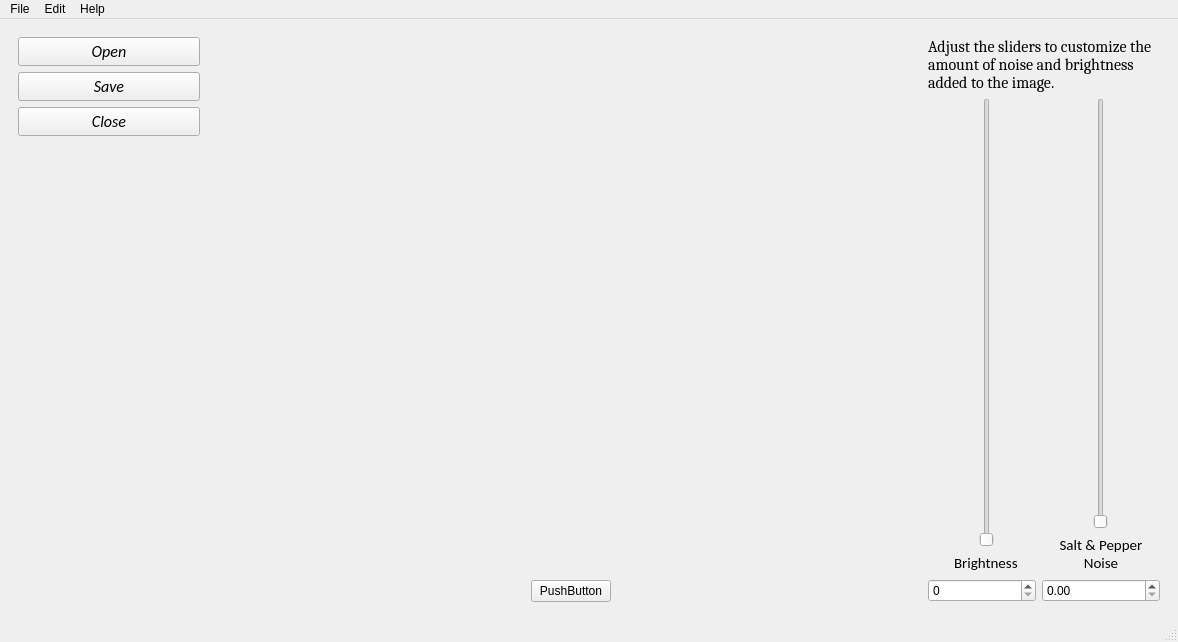
<?xml version="1.0" encoding="UTF-8"?>
<ui version="4.0">
 <class>MainWindow</class>
 <widget class="QMainWindow" name="MainWindow">
  <property name="geometry">
   <rect>
    <x>0</x>
    <y>0</y>
    <width>1178</width>
    <height>642</height>
   </rect>
  </property>
  <property name="sizePolicy">
   <sizepolicy hsizetype="Preferred" vsizetype="Minimum">
    <horstretch>0</horstretch>
    <verstretch>0</verstretch>
   </sizepolicy>
  </property>
  <property name="minimumSize">
   <size>
    <width>536</width>
    <height>374</height>
   </size>
  </property>
  <property name="windowTitle">
   <string>MainWindow</string>
  </property>
  <widget class="QWidget" name="centralwidget">
   <layout class="QHBoxLayout" name="horizontalLayout">
    <item>
     <widget class="QWidget" name="widget" native="true">
      <property name="sizePolicy">
       <sizepolicy hsizetype="Preferred" vsizetype="Minimum">
        <horstretch>0</horstretch>
        <verstretch>0</verstretch>
       </sizepolicy>
      </property>
      <property name="minimumSize">
       <size>
        <width>200</width>
        <height>0</height>
       </size>
      </property>
      <property name="maximumSize">
       <size>
        <width>200</width>
        <height>16777215</height>
       </size>
      </property>
      <layout class="QVBoxLayout" name="verticalLayout">
       <item>
        <widget class="QPushButton" name="pushButton">
         <property name="sizePolicy">
          <sizepolicy hsizetype="Minimum" vsizetype="Preferred">
           <horstretch>0</horstretch>
           <verstretch>0</verstretch>
          </sizepolicy>
         </property>
         <property name="font">
          <font>
           <family>Calibri</family>
           <pointsize>12</pointsize>
           <italic>true</italic>
          </font>
         </property>
         <property name="text">
          <string>Open</string>
         </property>
        </widget>
       </item>
       <item>
        <widget class="QPushButton" name="pushButton_2">
         <property name="sizePolicy">
          <sizepolicy hsizetype="Minimum" vsizetype="Preferred">
           <horstretch>0</horstretch>
           <verstretch>0</verstretch>
          </sizepolicy>
         </property>
         <property name="font">
          <font>
           <family>Calibri</family>
           <pointsize>12</pointsize>
           <italic>true</italic>
          </font>
         </property>
         <property name="text">
          <string>Save</string>
         </property>
        </widget>
       </item>
       <item>
        <widget class="QPushButton" name="pushButton_3">
         <property name="sizePolicy">
          <sizepolicy hsizetype="Minimum" vsizetype="Preferred">
           <horstretch>0</horstretch>
           <verstretch>0</verstretch>
          </sizepolicy>
         </property>
         <property name="font">
          <font>
           <family>Calibri</family>
           <pointsize>12</pointsize>
           <italic>true</italic>
          </font>
         </property>
         <property name="text">
          <string>Close</string>
         </property>
        </widget>
       </item>
       <item>
        <spacer name="verticalSpacer">
         <property name="orientation">
          <enum>Qt::Vertical</enum>
         </property>
         <property name="sizeHint" stdset="0">
          <size>
           <width>20</width>
           <height>176</height>
          </size>
         </property>
        </spacer>
       </item>
      </layout>
     </widget>
    </item>
    <item>
     <widget class="QWidget" name="widget_2" native="true">
      <layout class="QGridLayout" name="gridLayout">
       <item row="0" column="0">
        <spacer name="horizontalSpacer_8">
         <property name="orientation">
          <enum>Qt::Horizontal</enum>
         </property>
         <property name="sizeHint" stdset="0">
          <size>
           <width>13</width>
           <height>20</height>
          </size>
         </property>
        </spacer>
       </item>
       <item row="0" column="1" rowspan="2">
        <widget class="QLabel" name="label">
         <property name="text">
          <string/>
         </property>
         <property name="pixmap">
          <pixmap>../../eye_chart.png</pixmap>
         </property>
         <property name="scaledContents">
          <bool>false</bool>
         </property>
         <property name="alignment">
          <set>Qt::AlignCenter</set>
         </property>
        </widget>
       </item>
       <item row="0" column="2">
        <spacer name="verticalSpacer_2">
         <property name="orientation">
          <enum>Qt::Vertical</enum>
         </property>
         <property name="sizeHint" stdset="0">
          <size>
           <width>20</width>
           <height>534</height>
          </size>
         </property>
        </spacer>
       </item>
       <item row="1" column="2">
        <widget class="QPushButton" name="pushButton_4">
         <property name="text">
          <string>PushButton</string>
         </property>
        </widget>
       </item>
       <item row="1" column="3">
        <spacer name="horizontalSpacer_7">
         <property name="orientation">
          <enum>Qt::Horizontal</enum>
         </property>
         <property name="sizeHint" stdset="0">
          <size>
           <width>1</width>
           <height>20</height>
          </size>
         </property>
        </spacer>
       </item>
      </layout>
     </widget>
    </item>
    <item>
     <widget class="QWidget" name="widget_3" native="true">
      <property name="minimumSize">
       <size>
        <width>250</width>
        <height>0</height>
       </size>
      </property>
      <property name="maximumSize">
       <size>
        <width>250</width>
        <height>16777215</height>
       </size>
      </property>
      <layout class="QGridLayout" name="gridLayout_4">
       <item row="0" column="0">
        <widget class="QLabel" name="label_4">
         <property name="font">
          <font>
           <family>Cambria</family>
           <pointsize>12</pointsize>
          </font>
         </property>
         <property name="text">
          <string>Adjust the sliders to customize the amount of noise and brightness added to the image. </string>
         </property>
         <property name="wordWrap">
          <bool>true</bool>
         </property>
        </widget>
       </item>
       <item row="1" column="0">
        <layout class="QHBoxLayout" name="horizontalLayout_2">
         <item>
          <layout class="QVBoxLayout" name="verticalLayout_2">
           <item>
            <layout class="QGridLayout" name="gridLayout_3">
             <item row="0" column="0" colspan="2">
              <spacer name="horizontalSpacer_5">
               <property name="orientation">
                <enum>Qt::Horizontal</enum>
               </property>
               <property name="sizeHint" stdset="0">
                <size>
                 <width>28</width>
                 <height>20</height>
                </size>
               </property>
              </spacer>
             </item>
             <item row="1" column="1" colspan="3">
              <widget class="QLabel" name="label_3">
               <property name="font">
                <font>
                 <family>Calibri</family>
                 <pointsize>11</pointsize>
                </font>
               </property>
               <property name="text">
                <string>Brightness</string>
               </property>
              </widget>
             </item>
             <item row="1" column="4">
              <spacer name="horizontalSpacer_4">
               <property name="orientation">
                <enum>Qt::Horizontal</enum>
               </property>
               <property name="sizeHint" stdset="0">
                <size>
                 <width>13</width>
                 <height>20</height>
                </size>
               </property>
              </spacer>
             </item>
             <item row="0" column="2">
              <widget class="QSlider" name="verticalSlider_2">
               <property name="orientation">
                <enum>Qt::Vertical</enum>
               </property>
              </widget>
             </item>
             <item row="1" column="0">
              <spacer name="horizontalSpacer_2">
               <property name="orientation">
                <enum>Qt::Horizontal</enum>
               </property>
               <property name="sizeHint" stdset="0">
                <size>
                 <width>13</width>
                 <height>20</height>
                </size>
               </property>
              </spacer>
             </item>
             <item row="0" column="3" colspan="2">
              <spacer name="horizontalSpacer_6">
               <property name="orientation">
                <enum>Qt::Horizontal</enum>
               </property>
               <property name="sizeHint" stdset="0">
                <size>
                 <width>28</width>
                 <height>20</height>
                </size>
               </property>
              </spacer>
             </item>
            </layout>
           </item>
           <item>
            <widget class="QSpinBox" name="spinBox"/>
           </item>
          </layout>
         </item>
         <item>
          <layout class="QVBoxLayout" name="verticalLayout_3">
           <item>
            <layout class="QGridLayout" name="gridLayout_2">
             <item row="0" column="1">
              <widget class="QSlider" name="verticalSlider">
               <property name="orientation">
                <enum>Qt::Vertical</enum>
               </property>
              </widget>
             </item>
             <item row="1" column="0" colspan="3">
              <widget class="QLabel" name="label_2">
               <property name="font">
                <font>
                 <family>Calibri</family>
                 <pointsize>11</pointsize>
                </font>
               </property>
               <property name="text">
                <string>Salt &amp; Pepper Noise</string>
               </property>
               <property name="alignment">
                <set>Qt::AlignCenter</set>
               </property>
               <property name="wordWrap">
                <bool>true</bool>
               </property>
              </widget>
             </item>
             <item row="0" column="2">
              <spacer name="horizontalSpacer_3">
               <property name="orientation">
                <enum>Qt::Horizontal</enum>
               </property>
               <property name="sizeHint" stdset="0">
                <size>
                 <width>13</width>
                 <height>20</height>
                </size>
               </property>
              </spacer>
             </item>
             <item row="0" column="0">
              <spacer name="horizontalSpacer">
               <property name="orientation">
                <enum>Qt::Horizontal</enum>
               </property>
               <property name="sizeHint" stdset="0">
                <size>
                 <width>13</width>
                 <height>20</height>
                </size>
               </property>
              </spacer>
             </item>
            </layout>
           </item>
           <item>
            <widget class="QDoubleSpinBox" name="doubleSpinBox"/>
           </item>
          </layout>
         </item>
        </layout>
       </item>
      </layout>
     </widget>
    </item>
   </layout>
  </widget>
  <widget class="QMenuBar" name="menubar">
   <property name="geometry">
    <rect>
     <x>0</x>
     <y>0</y>
     <width>1178</width>
     <height>22</height>
    </rect>
   </property>
   <widget class="QMenu" name="menuFile">
    <property name="title">
     <string>File</string>
    </property>
   </widget>
   <widget class="QMenu" name="menuEdit">
    <property name="title">
     <string>Edit</string>
    </property>
   </widget>
   <widget class="QMenu" name="menuHelp">
    <property name="title">
     <string>Help</string>
    </property>
   </widget>
   <addaction name="menuFile"/>
   <addaction name="menuEdit"/>
   <addaction name="menuHelp"/>
  </widget>
  <widget class="QStatusBar" name="statusbar"/>
 </widget>
 <resources/>
 <connections>
  <connection>
   <sender>verticalSlider</sender>
   <signal>valueChanged(int)</signal>
   <receiver>label</receiver>
   <slot>setNum(int)</slot>
   <hints>
    <hint type="sourcelabel">
     <x>1108</x>
     <y>430</y>
    </hint>
    <hint type="destinationlabel">
     <x>376</x>
     <y>216</y>
    </hint>
   </hints>
  </connection>
  <connection>
   <sender>verticalSlider_2</sender>
   <signal>valueChanged(int)</signal>
   <receiver>label</receiver>
   <slot>clear()</slot>
   <hints>
    <hint type="sourcelabel">
     <x>994</x>
     <y>473</y>
    </hint>
    <hint type="destinationlabel">
     <x>375</x>
     <y>251</y>
    </hint>
   </hints>
  </connection>
  <connection>
   <sender>pushButton</sender>
   <signal>clicked()</signal>
   <receiver>label</receiver>
   <slot>clear()</slot>
   <hints>
    <hint type="sourcelabel">
     <x>90</x>
     <y>55</y>
    </hint>
    <hint type="destinationlabel">
     <x>348</x>
     <y>93</y>
    </hint>
   </hints>
  </connection>
  <connection>
   <sender>pushButton_2</sender>
   <signal>clicked()</signal>
   <receiver>label</receiver>
   <slot>clear()</slot>
   <hints>
    <hint type="sourcelabel">
     <x>76</x>
     <y>83</y>
    </hint>
    <hint type="destinationlabel">
     <x>347</x>
     <y>119</y>
    </hint>
   </hints>
  </connection>
  <connection>
   <sender>pushButton_4</sender>
   <signal>clicked()</signal>
   <receiver>label</receiver>
   <slot>clear()</slot>
   <hints>
    <hint type="sourcelabel">
     <x>867</x>
     <y>592</y>
    </hint>
    <hint type="destinationlabel">
     <x>812</x>
     <y>568</y>
    </hint>
   </hints>
  </connection>
  <connection>
   <sender>verticalSlider_2</sender>
   <signal>valueChanged(int)</signal>
   <receiver>spinBox</receiver>
   <slot>setValue(int)</slot>
   <hints>
    <hint type="sourcelabel">
     <x>993</x>
     <y>524</y>
    </hint>
    <hint type="destinationlabel">
     <x>985</x>
     <y>590</y>
    </hint>
   </hints>
  </connection>
  <connection>
   <sender>verticalSlider</sender>
   <signal>valueChanged(int)</signal>
   <receiver>doubleSpinBox</receiver>
   <slot>clear()</slot>
   <hints>
    <hint type="sourcelabel">
     <x>1107</x>
     <y>504</y>
    </hint>
    <hint type="destinationlabel">
     <x>1109</x>
     <y>596</y>
    </hint>
   </hints>
  </connection>
  <connection>
   <sender>spinBox</sender>
   <signal>valueChanged(int)</signal>
   <receiver>verticalSlider_2</receiver>
   <slot>setValue(int)</slot>
   <hints>
    <hint type="sourcelabel">
     <x>1012</x>
     <y>595</y>
    </hint>
    <hint type="destinationlabel">
     <x>993</x>
     <y>500</y>
    </hint>
   </hints>
  </connection>
  <connection>
   <sender>doubleSpinBox</sender>
   <signal>valueChanged(double)</signal>
   <receiver>verticalSlider</receiver>
   <slot>close()</slot>
   <hints>
    <hint type="sourcelabel">
     <x>1137</x>
     <y>591</y>
    </hint>
    <hint type="destinationlabel">
     <x>1102</x>
     <y>459</y>
    </hint>
   </hints>
  </connection>
 </connections>
</ui>
